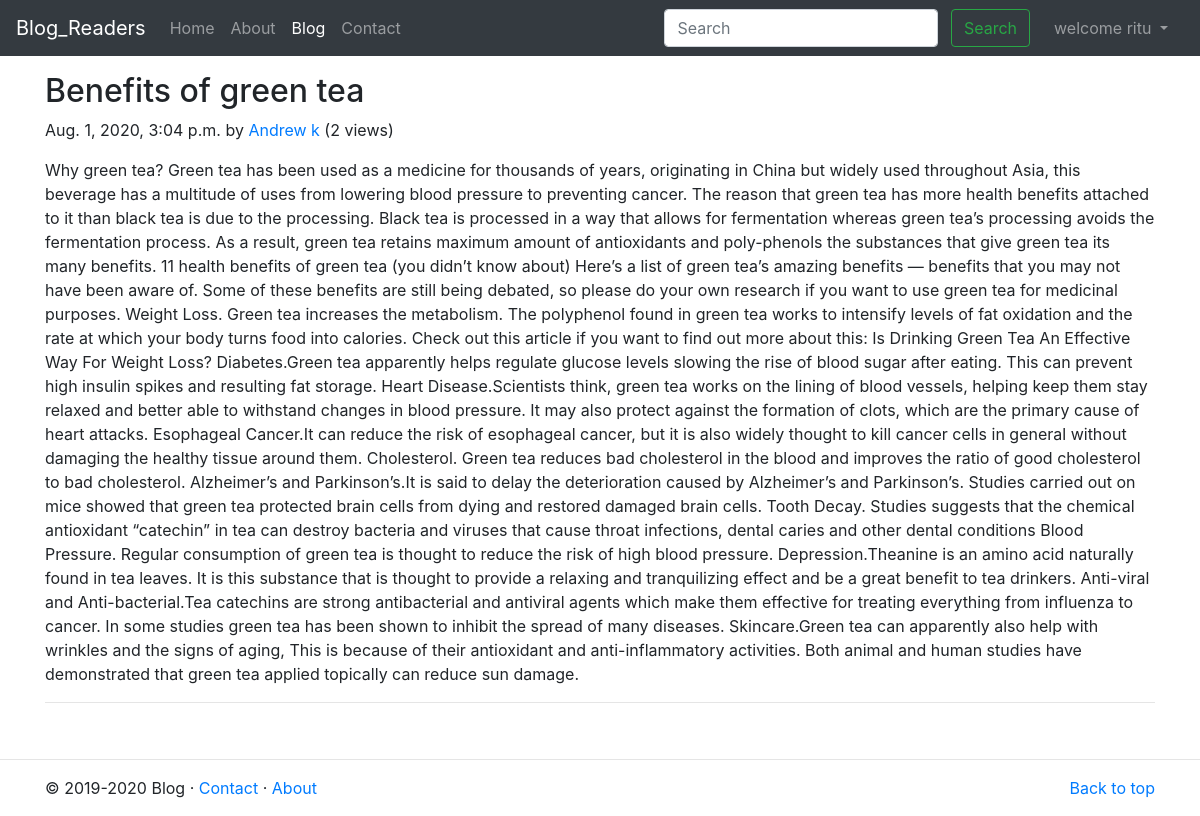
The app's page /blog/green-tea-benefits-healthy-tips (signed in) with its own data.
### blog/models.py (models this page shows, shortened)
class Post(models.Model):
    sno =models.AutoField(primary_key=True)
    title=models.CharField(max_length=100)
    author=models.CharField(max_length=15)
    content=models.TextField()
    slug=models.CharField(max_length=100)
    views =models.IntegerField(default=0)
    timeStamp=models.DateTimeField(blank=True)

### blog/views.py (the view)
# urls.py: path('<str:slug>',views.blogPost,name='blogPost')
def blogPost(request,slug):
    post = Post.objects.filter(slug=slug).first()
    post.views = post.views + 1
    post.save()
    context={'post':post}
    return render(request,'blog/blogPost.html',context)

### templates/blog/blogPost.html (shortened to what this page needs)
{% extends 'base.html' %}
{% block blogactive %}active{% endblock %}
{% block body %}
<div class="container my-3">
    <h2 class="blog-post-title">{{post.title}}</h2>
    <p class="blog-post-meta">{{post.timeStamp}} by <a href="#">{{post.author}}</a>  (<span>{{post.views}}</span> views)</p>
    <p>{{post.content}}</p>
    <hr>
  </div>
{% endblock %}

### templates/base.html (shortened to what this page needs)
<!doctype html>
<html lang="en">
<head>
    <link rel="stylesheet" href="https://stackpath.bootstrapcdn.com/bootstrap/4.5.0/css/bootstrap.min.css"
>
</head>
<body>
    <nav class="navbar navbar-expand-lg navbar-dark bg-dark">
        <a class="navbar-brand" href="/">Blog_Readers</a>
        <div class="collapse navbar-collapse" id="navbarSupportedContent">
            <ul class="navbar-nav mr-auto">
                <li class="nav-item {% block homeactive %}{% endblock %}">
                    <a class="nav-link" href="/">Home <span class="sr-only">(current)</span></a>
                </li>
                <li class="nav-item {% block aboutactive %}{% endblock %}">
                    <a class="nav-link" href="/about">About</a>
                </li>
                <li class="nav-item {% block blogactive %}{% endblock %}">
                    <a class="nav-link" href="/blog">Blog</a>
                </li>
                <li class="nav-item {% block contactactive %}{% endblock %}">
                    <a class="nav-link" href="/contact">Contact</a>
                </li>
            </ul>
            <div class="ml-auto form-inline">
            <form method="GET" action="/search" class="my-2 my-lg-0 mx-3">
                <input class="form-control mr-sm-2" type="search" placeholder="Search" aria-label="Search" name="query"
                    id="query">
                <button class="btn btn-outline-success my-2 my-sm-0" type="submit">Search</button>
            </form>
            {% if user.is_authenticated %}
            <ul class="navbar-nav mr-2 ">
                <li class="nav-item dropdown">
                    <a class="nav-link dropdown-toggle" href="#" id="navbarDropdown" role="button" data-toggle="dropdown" aria-haspopup="true" aria-expanded="false">
                      welcome {{request.user}}
                    </a>
                  </li>
            </ul>
            {% endif %}
        </div>
        </div>
    </nav>
    {% block body %}
    {% endblock %}
    <br>
    <hr>
    <footer class="container">
        <p class="float-right"><a href="/">Back to top</a></p>
        <p>&copy; 2019-2020 Blog &middot;    <a href="/contact">Contact</a> &middot; <a href="#">About</a></p>
      </footer>
</body>
</html>

### records on screen
Post: title "Benefits of green tea", timeStamp "Aug. 1, 2020, 3:04 p.m.", author "Andrew k", views "2", content "Why green tea? Green tea has been used as a medicine for thousands of years, originating in China but widely used throughout Asia, this beverage has a multitude of uses from lowering blood pressure to preventing cancer. The reason that green tea has more health benefits attached to it than black tea is due to the processing. Black tea is processed in a way that allows for fermentation whereas green tea’s processing avoids the fermentation process. As a result, green tea retains maximum amount of antioxidants and poly-phenols the substances that give green tea its many benefits. 11 health benefits of green tea (you didn’t know about) Here’s a list of green tea’s amazing benefits — benefits…"

### other values on screen
{{ request.user }} "ritu"
